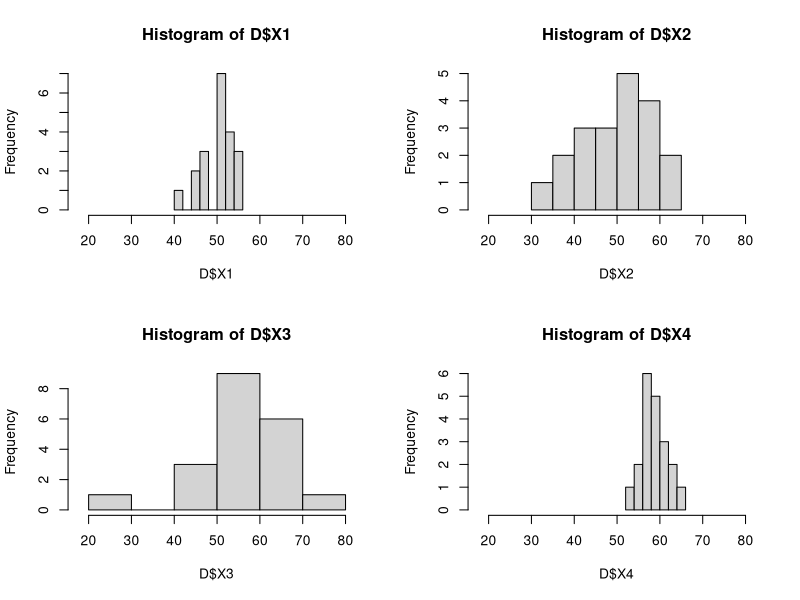
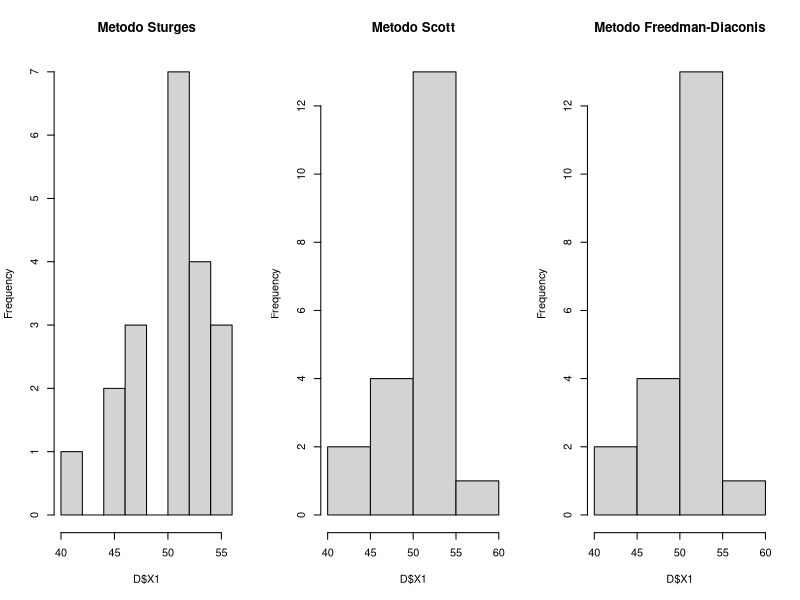
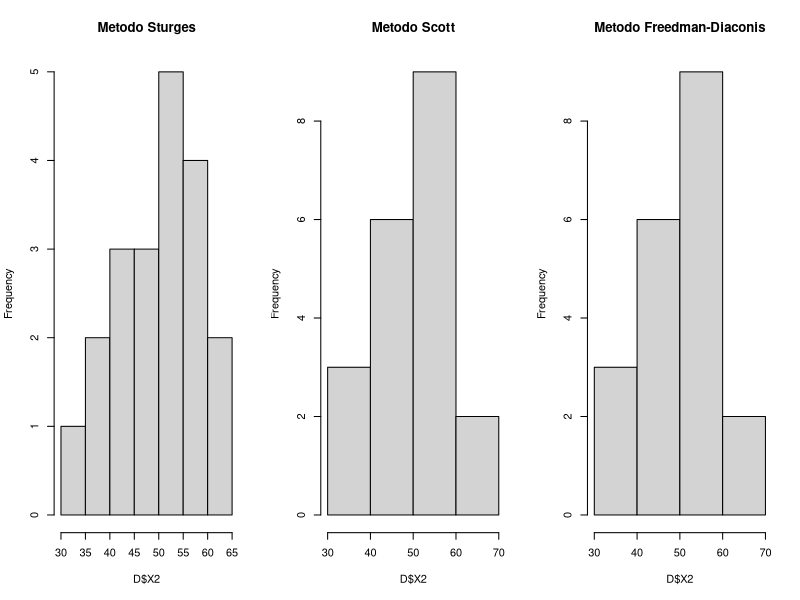
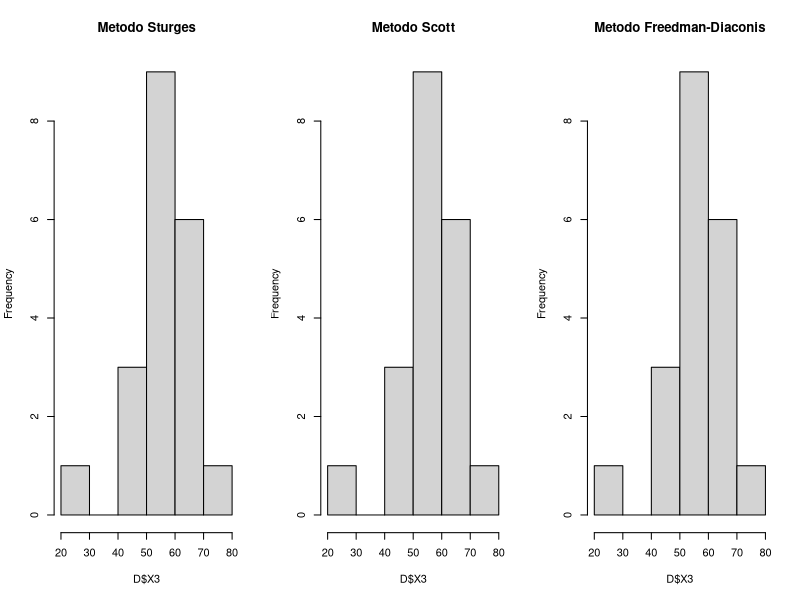
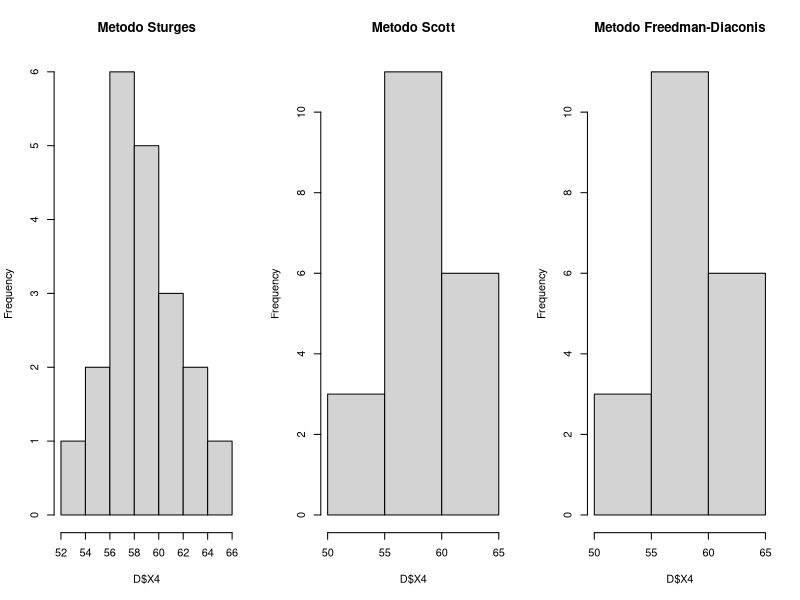
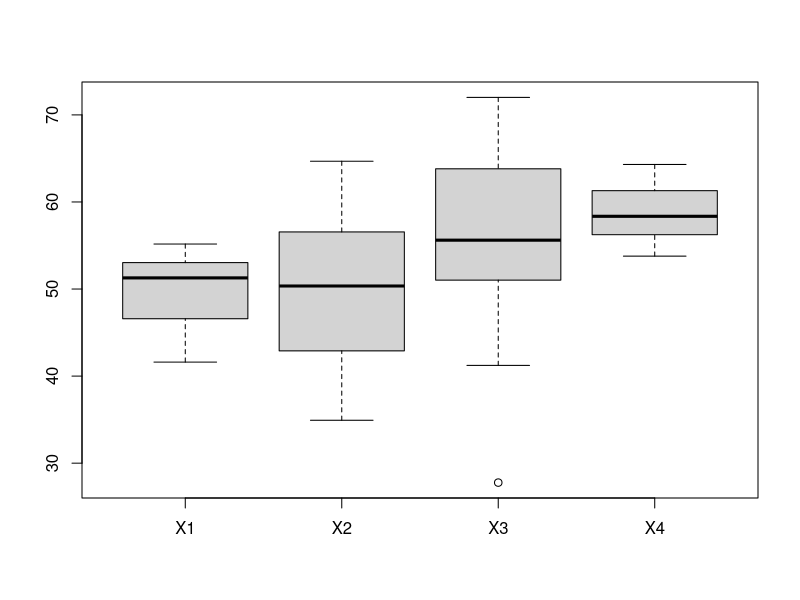
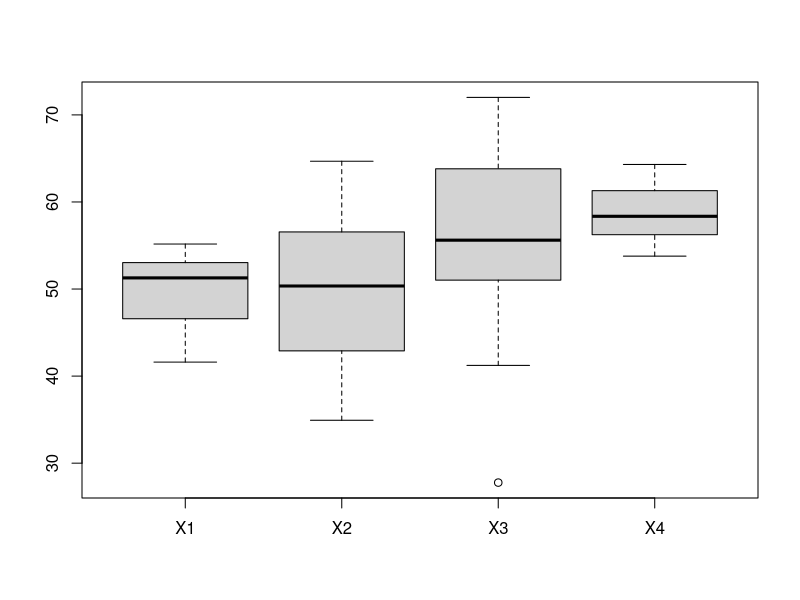

Write the R code that produced these figures, in order.
## ---- chunk 1
#| echo: false
dati <- data.frame(
  X1 = c(41.61,46.93,50.33,53.93,51.33,51.55,52.31,53.07,53.00,51.07,
         51.98,44.96,46.17,54.63,45.53,51.23,54.07,46.25,51.04,55.17),
  X2 = c(48.87,54.81,38.10,43.16,38.52,40.35,53.18,54.50,55.66,46.45,
         50.53,58.63,62.26,50.17,57.76,64.68,49.38,42.64,57.46,34.93),
  X3 = c(64.50,51.73,72.01,27.77,64.81,69.12,50.44,44.83,59.05,63.12,
         65.14,53.67,58.58,54.73,51.61,46.07,52.12,41.23,60.84,56.50),
  X4 = c(56.46,64.31,58.61,59.59,61.36,58.10,56.34,56.01,59.54,57.65,
         54.71,61.24,56.67,59.40,53.78,63.97,61.91,54.86,62.88,56.14)
)
knitr::kable(dati)
## ---- chunk 2
 X1 = c(41.61,46.93,50.33,53.93,51.33,51.55,52.31,53.07,53.00,51.07,  51.98,44.96,46.17,54.63,45.53,51.23,54.07,46.25,51.04,55.17)
X2 = c(48.87,54.81,38.10,43.16,38.52,40.35,53.18,54.50,55.66,46.45,50.53,58.63,62.26,50.17,57.76,64.68,49.38,42.64,57.46,34.93)
X3 = c(64.50,51.73,72.01,27.77,64.81,69.12,50.44,44.83,59.05,63.12, 65.14,53.67,58.58,54.73,51.61,46.07,52.12,41.23,60.84,56.50)
X4 = c(56.46,64.31,58.61,59.59,61.36,58.10,56.34,56.01,59.54,57.65, 54.71,61.24,56.67,59.40,53.78,63.97,61.91,54.86,62.88,56.14)

D = data.frame(X1, X2, X3, X4)
rm(X1, X2, X3, X4)
## ---- chunk 3
summary(D)
## ---- chunk 4
liminf <- min(D$X1,D$X2,D$X3,D$X4)
limsup <- max(D$X1,D$X2,D$X3,D$X4)
par(mfrow=c(2,2))
hist(D$X1,xlim=c(liminf-10,limsup+10))
hist(D$X2,xlim=c(liminf-10,limsup+10))
hist(D$X3,xlim=c(liminf-10,limsup+10))
hist(D$X4,xlim=c(liminf-10,limsup+10))


## ---- chunk 5
par(mfrow=c(1,3))
hist(D$X1,breaks="Sturges",main="Metodo Sturges")
hist(D$X1,breaks="Scott",main="Metodo Scott")
hist(D$X1,breaks="Freedman-Diaconis",main="Metodo Freedman-Diaconis")
## ---- chunk 6
hist(D$X2,breaks="Sturges",main="Metodo Sturges")
hist(D$X2,breaks="Scott",main="Metodo Scott")
hist(D$X2,breaks="Freedman-Diaconis",main="Metodo Freedman-Diaconis")
## ---- chunk 7
hist(D$X3,breaks="Sturges",main="Metodo Sturges")
hist(D$X3,breaks="Scott",main="Metodo Scott")
hist(D$X3,breaks="Freedman-Diaconis",main="Metodo Freedman-Diaconis")
## ---- chunk 8
hist(D$X4,breaks="Sturges",main="Metodo Sturges")
hist(D$X4,breaks="Scott",main="Metodo Scott")
hist(D$X4,breaks="Freedman-Diaconis",main="Metodo Freedman-Diaconis")
## ---- chunk 9
quantile(D$X1)
quantile(D$X2)
quantile(D$X3)
quantile(D$X4)

## ---- chunk 10
quantile(D$X2,p=c(0.15,0.33,0.46,0.89,0.98,0.99,1.0))
## ---- chunk 11
par(mfrow=c(1,1)) # riporta la finestra grafica a 1
# solzuione più elegante
boxplot(D$X1,D$X2,D$X3,D$X4,names=c("X1","X2","X3","X4"))

# alternativa 2
# tutte le seguenti alternative hanno bisogno della suddivisione in pannelli multipli
# par(mfrow=c(2,2))
# boxplot(D$X1, main = "X1")
# boxplot(D$X2, main = "X2")
# boxplot(D$X3, main = "X3")
# boxplot(D$X4, main = "X3")

# alternativa 3
# apply(D, 2, boxplot)

# alternativa 4
# for (i in 1:ncol(D)) {
#   boxplot(D[,i], main = colnames(D)[i], col = i)
# }

## ---- chunk 12
outliers = c(F,F,T, F)
## ---- chunk 13
par(mfrow=c(1,1)) # riporta la finestra grafica a 1
# solzuione più elegante
boxplot(D$X1,D$X2,D$X3,D$X4,names=c("X1","X2","X3","X4"))
